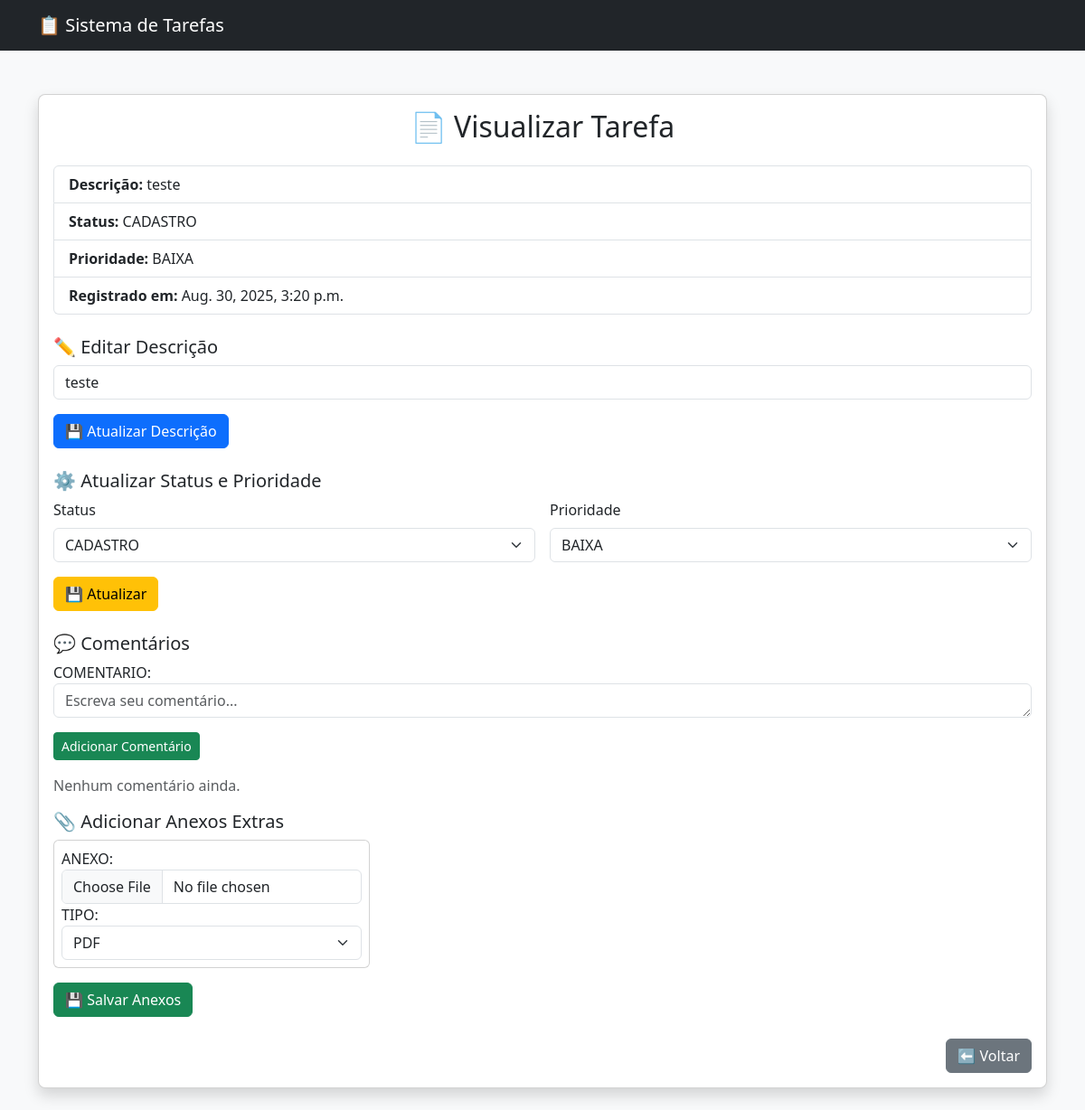
Screenshot of /Tarefas/Tarefa/1/ with the database file from the repository.
### Tarefas/models.py (models this page shows, shortened)
class Tasks(models.Model):
    DESCRICAO = models.TextField(max_length=100)
    REGISTRADO = models.DateTimeField(default=now)
    PRIORIDADE = models.ForeignKey(Tasks_Prioridade, on_delete=models.CASCADE, related_name="PRIORIDADE")
    STATUS = models.ForeignKey(Tasks_Status, on_delete=models.CASCADE, related_name="STATUS")

class Tasks_Status(models.Model):
    DESCRICAO = models.TextField(max_length=100)

class Tasks_Prioridade(models.Model):
    DESCRICAO = models.TextField(max_length=100)

### Tarefas/views.py (the view)
# urls.py: path('Tarefa/<int:Id>/', views.Ver_Tarefa,name='Tarefa'),
def Ver_Tarefa(request, Id):
    tarefa = get_object_or_404(
        Tasks.objects.select_related("STATUS", "PRIORIDADE"),
        id=Id
    )
    imagens = tarefa.anexos.filter(TIPO__DESCRICAO__iexact="IMAGEM")
    pdfs = tarefa.anexos.filter(TIPO__DESCRICAO__iexact="PDF")
    comentarios = tarefa.comments.order_by('-REGISTRADO')
    form_anexos = AnexoFormSet(queryset=Tasks_Attachments.objects.none())
    if request.method == "POST":
        if "editar_descricao" in request.POST:
            nova_descricao = request.POST.get("DESCRICAO")
            if nova_descricao:
                tarefa.DESCRICAO = nova_descricao
                tarefa.save()
            return redirect('Tarefa', Id=tarefa.id)
        if "salvar_status_prioridade" in request.POST:
            nova_status_id = request.POST.get("STATUS")
            nova_prioridade_id = request.POST.get("PRIORIDADE")
            if nova_status_id:
                tarefa.STATUS_id = int(nova_status_id)
            if nova_prioridade_id:
                tarefa.PRIORIDADE_id = int(nova_prioridade_id)
            tarefa.save()
            return redirect('Tarefa', Id=tarefa.id)
        else:
            form_comentario = ComentarioForm(request.POST)
            if form_comentario.is_valid():
                novo = form_comentario.save(commit=False)
                novo.TASK = tarefa
                novo.save()
                return redirect('Tarefa', Id=tarefa.id)
    else:
        form_comentario = ComentarioForm()
    status_list = Tasks_Status.objects.all()
    prioridade_list = Tasks_Prioridade.objects.all()
    return render(request, "Tarefas/Tarefa.html", {
        "tarefa": tarefa,
        "imagens": imagens,
        "pdfs": pdfs,
        "comentarios": comentarios,
        "form_comentario": form_comentario,
        "status_list": status_list,
        "prioridade_list": prioridade_list,
        "form_anexos": form_anexos
    })

### Tarefas/forms.py
class ComentarioForm(forms.ModelForm):
    class Meta:
        model = Tasks_Comments
        fields = ['COMENTARIO']
        widgets = {
            'COMENTARIO': forms.Textarea(attrs={'class': 'form-control', 'rows': 1, 'placeholder': 'Escreva seu comentário...'})
        }

### Tarefas/models.py (called while the page is built)
    def __str__(self):
        return f"{self.DESCRICAO}"

### Tarefas/templates/Tarefas/Tarefa.html (shortened to what this page needs)
{% load static %}
<!DOCTYPE html>
<html lang="pt-br">
<head>
  <link href="https://cdn.jsdelivr.net/npm/bootstrap@5.3.2/dist/css/bootstrap.min.css" rel="stylesheet">
</head>
<body class="bg-light">
{% include 'partials/Header.html' %}
<div class="container py-4">
  <div class="card shadow rounded-3">
    <div class="card-body">
      <h2 class="mb-4 text-center">📄 Visualizar Tarefa</h2>
      <ul class="list-group mb-4">
        <li class="list-group-item"><strong>Descrição:</strong> {{ tarefa.DESCRICAO }}</li>
        <li class="list-group-item"><strong>Status:</strong> {{ tarefa.STATUS.DESCRICAO }}</li>
        <li class="list-group-item"><strong>Prioridade:</strong> {{ tarefa.PRIORIDADE.DESCRICAO }}</li>
        <li class="list-group-item"><strong>Registrado em:</strong> {{ tarefa.REGISTRADO }}</li>
      </ul>
      <h5>✏️ Editar Descrição</h5>
      <form method="post" class="mb-4">
          <div class="mb-3">
              <input type="text" name="DESCRICAO" class="form-control" value="{{ tarefa.DESCRICAO }}" required>
          </div>
          <button type="submit" name="editar_descricao" class="btn btn-primary">💾 Atualizar Descrição</button>
      </form>
      <h5>⚙ Atualizar Status e Prioridade</h5>
      <form method="post" class="mb-4">
          <div class="row g-3 align-items-end">
              <div class="col-md-6">
                  <label for="status" class="form-label">Status</label>
                  <select name="STATUS" id="status" class="form-select">
                      {% for s in status_list %}
                          <option value="{{ s.id }}" {% if s.id == tarefa.STATUS.id %}selected{% endif %}>{{ s.DESCRICAO }}</option>
                      {% endfor %}
                  </select>
              </div>
              <div class="col-md-6">
                  <label for="prioridade" class="form-label">Prioridade</label>
                  <select name="PRIORIDADE" id="prioridade" class="form-select">
                      {% for p in prioridade_list %}
                          <option value="{{ p.id }}" {% if p.id == tarefa.PRIORIDADE.id %}selected{% endif %}>{{ p.DESCRICAO }}</option>
                      {% endfor %}
                  </select>
              </div>
          </div>
          <div class="mt-3">
              <button type="submit" name="salvar_status_prioridade" class="btn btn-warning">💾 Atualizar</button>
          </div>
      </form>
      <h5>💬 Comentários</h5>
      <div class="mb-3">
        <form method="post" action="{% url 'Tarefa' Id=tarefa.id %}">
          {{ form_comentario.as_p }}
          <button type="submit" class="btn btn-success btn-sm">Adicionar Comentário</button>
        </form>
      </div>
      {% for comentario in comentarios %}
      <div class="alert alert-secondary d-flex justify-content-between align-items-start">
        <div>
          <small>{{ comentario.REGISTRADO }}</small><br>
          {{ comentario.COMENTARIO }}
        </div>
        <div>
          <form method="post" action="{% url 'excluir_comentario' comentario.id %}" style="display:inline;">
            {% csrf_token %}
            <button type="submit" class="btn btn-sm btn-danger">🗑</button>
          </form>
        </div>
      </div>
    {% empty %}
      <p class="text-muted">Nenhum comentário ainda.</p>
    {% endfor %}
      <h5>📎 Adicionar Anexos Extras</h5>
      <form method="post" action="{% url 'Salvar_Anexo_Novo' tarefa.id %}"  enctype="multipart/form-data" class="mb-4">
          <div class="row g-3">
              {% for form in form_anexos %}
                  <div class="col-md-4">
                      <div class="card p-2 mb-2">
                          {{ form.ANEXO.label_tag }} {{ form.ANEXO }}
                          {{ form.TIPO.label_tag }} {{ form.TIPO }}
                      </div>
                  </div>
              {% endfor %}
          </div>
          <button type="submit" name="Salvar_Anexo_Novo" class="btn btn-success mt-2">💾 Salvar Anexos</button>
      </form>
      <div class="d-flex justify-content-end">
        <a href="{% url 'Listar' %}" class="btn btn-secondary">⬅ Voltar</a>
      </div>
    </div>
  </div>
</div>
</body>
</html>

### rows the page displays
Tasks: DESCRICAO "teste", STATUS.DESCRICAO "CADASTRO", PRIORIDADE.DESCRICAO "BAIXA", REGISTRADO "Aug. 30, 2025, 3:20 p.m.", STATUS "CADASTRO", PRIORIDADE "BAIXA"
